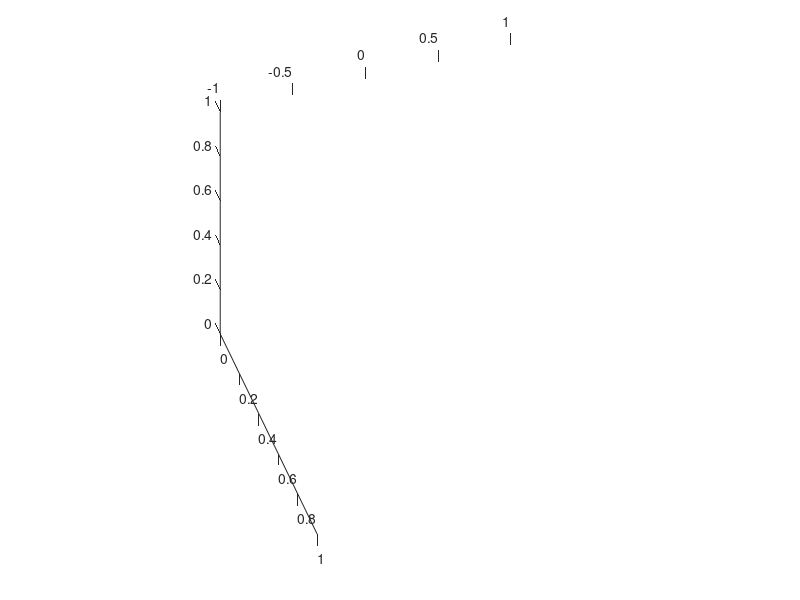

This figure's MATLAB source: (Note: this script raises an error after producing the figure.)
clc
clear all
close all

a1 = 0.1;
a3 = 0.1;
l1 = 0.1;
l2 = 0.2;

robot.l = [0.1,0.1,a3,0.1,...%1-4
    0.1,0.1,a3,0.1,...%5-8
    0.2,0.2,0.4 - a1,0.4- a1,...%9-12
    0.05,0.05,0.05,0.05,...%13-16
    l1,l1,l2,l2,...%17-20
    l2,0.05,0.05,0.05,...%21-24
    l2,0.05,0.05,0.05,...%25-28
    l1,l1,l1,l1,...%29-32
    0.1,0.1,0.1,0.1];%32-36

k1  = 100;

robot.k = [k1,k1,k1,k1,...%1-4
    k1,k1,k1,k1,...%5-8
    k1,k1,k1,k1,...%9-12
    k1,k1,k1,k1,...%13-16
    k1,k1,k1,k1,...%17-20
    k1,k1,k1,k1,...%21-24
    k1,k1,k1,k1,...%25-28
    k1,k1,k1,k1,...%29-32
    k1,k1,k1,k1];%33-36

robot.x0 = [0,0,0.6,0,0.2,0,...
    0.2,0,0.6,0,0.2,0,...
    0,0.1,-0.1,0.2,0,0,...
    0,0.1,0.4,0.2,0,0,...
    0,0.1,0.8,1,0,0,...
    0.1,0,-0.1,0,0,1,...
    0.1,0.2,-0.1,0,0,1];

d1 = 0.8;
d2 = 0.4;
robot.d = [0.2,0.2,d2,d2,d2,d2,d1,d1,d1];
robot.m = [1,1,1,1,1,1,1,1,1]*0;
robot.f = [0;0;10]*0;
robot.active_springs = [3,7,11,12];
robot.end_eff.rod = 7;
robot.end_eff.end = 1;

robot.base_1_1 = [0,0,0]';
robot.base_1_2 = [0,0.2,0]';
robot.base_2_1 = [0.2,0,0]';
robot.base_2_2 = [0.2,0.2,0]';

robot.energy_f = @energy_leg;

dp = linspace(0,2*pi,41);
dx = 0.05*sin(dp);
dy = 0.05*cos(2*dp);
dz = 0.05*cos(dp);
fig = figure;
campos([-1,-1,1])
h = animatedline;
m = [1,1,1,1,1,1]*3;
[p0,x2] = forward_kin_tensegrity(robot);
robot.x0 = x2;
filename = 'testAnimated.gif';
plot3([0,0],[0,0],[0,0]);
for k = 1:length(dp)
    p_task_2 = p0 + [dx(k)
        dy(k)
        dz(k)];

    robot = inv_kin_tensegrity(p_task_2,robot);
    robot.x0 = x2;
    [p,x2] = forward_kin_tensegrity(robot);
    addpoints(h,p_task_2(1),p_task_2(2),p_task_2(3));
    plot3(p0(1) + dx, p0(2) + dy, p0(3) + dz);
    visualize(p,x2,robot)
    drawnow
    % Capture the plot as an image 
      frame = getframe(fig); 
      im = frame2im(frame); 
      [imind,cm] = rgb2ind(im,256); 
      % Write to the GIF File 
      if k == 1 
          imwrite(imind,cm,filename,'gif', 'Loopcount',inf); 
      else 
          imwrite(imind,cm,filename,'gif','WriteMode','append'); 
      end 
    hold off;
    plot3([0,0],[0,0],[0,0]);
end